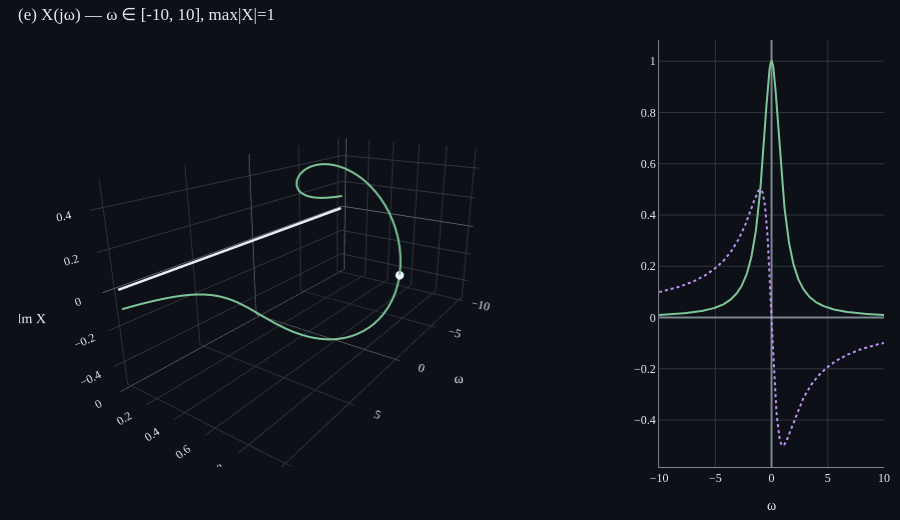

The notebook cell this image was saved under:
### Markdown cell above
### F1 — Causal exp `e^(-t)·u(t)` (비대칭)

이론값: X(jω) = 1/(1+jω). 비대칭 신호 → trail이 ω축을 따라 *4사분면을 휘감으며* 줄어듦.

* ω = 0:  X = 1
* ω = +1: X = 0.5 − 0.5j
* ω = +∞: X → 0
* 음의 ω 쪽도 대칭(켤레): X(−jω) = X̄(jω). 비대칭 신호의 *위상이 ω의 부호에 따라 반대*.

### Code cell
sig = signals.decaying_exp(rate=1.0)
an = FourierAnalyzer(sig, t_min=0.0, t_max=20.0, n_samples=4000)
omegas, X = an.spectrum(omega_min=-10.0, omega_max=10.0, n_omega=400)

p = SpectrumPlot(view='re_im', show_inset=True)
p.show_spectrum(omegas, X)
p.figure.show()

### Figure 1 — Plotly figure (JSON) as saved in the notebook; plotly's stock layout.template omitted (floating-point values rounded to 4 significant figures; data arrays with more than 128 entries replaced by an {"elided": "..."} marker saying what was removed)
{"data": [{"line": {"color": "#e6edf3", "width": 5}, "mode": "lines", "name": "t-axis", "opacity": 1.0, "scene": "scene", "showlegend": false, "type": "scatter3d", "x": [-10.0, 10.0], "y": [0.0, 0.0], "z": [0.0, 0.0]}, {"line": {"color": "#7ec699", "width": 4}, "mode": "lines", "name": "X(jω)", "type": "scatter3d", "x": {"elided": "400 float values"}, "y": {"elided": "400 float values"}, "z": {"elided": "400 float values"}}, {"marker": {"color": "#f0f6fc", "size": 5}, "mode": "markers", "name": "ω=0", "type": "scatter3d", "x": [0.02506], "y": [0.9994], "z": [-0.02505]}, {"line": {"color": "#7ec699", "width": 2}, "mode": "lines", "name": "Re X", "type": "scatter", "x": {"elided": "400 float values"}, "xaxis": "x", "y": {"elided": "400 float values"}, "yaxis": "y"}, {"line": {"color": "#bf91f3", "dash": "dot", "width": 2}, "mode": "lines", "name": "Im X", "type": "scatter", "x": {"elided": "400 float values"}, "xaxis": "x", "y": {"elided": "400 float values"}, "yaxis": "y"}], "layout": {"font": {"color": "#e6edf3", "family": "serif", "size": 12}, "height": 520, "margin": {"b": 10, "l": 10, "r": 10, "t": 40}, "paper_bgcolor": "#0d1117", "plot_bgcolor": "#0d1117", "scene": {"aspectmode": "manual", "aspectratio": {"x": 2.0, "y": 1.0, "z": 1.0}, "camera": {"eye": {"x": 2.2, "y": 1.5, "z": 0.9}}, "domain": {"x": [0.0, 0.7], "y": [0.0, 1.0]}, "xaxis": {"backgroundcolor": "#0d1117", "color": "#e6edf3", "gridcolor": "#30363d", "showbackground": true, "title": {"text": "ω"}, "zerolinecolor": "#7d8590"}, "yaxis": {"backgroundcolor": "#0d1117", "color": "#e6edf3", "gridcolor": "#30363d", "showbackground": true, "title": {"text": "Re X"}, "zerolinecolor": "#7d8590"}, "zaxis": {"backgroundcolor": "#0d1117", "color": "#e6edf3", "gridcolor": "#30363d", "showbackground": true, "title": {"text": "Im X"}, "zerolinecolor": "#7d8590"}}, "showlegend": false, "title": {"font": {"color": "#e6edf3"}, "text": "(e) X(jω) — ω ∈ [-10, 10], max|X|=1", "x": 0.02, "xanchor": "left"}, "xaxis": {"anchor": "y", "color": "#e6edf3", "domain": [0.74, 1.0], "gridcolor": "#30363d", "linecolor": "#7d8590", "showgrid": true, "title": {"text": "ω"}, "zeroline": true, "zerolinecolor": "#7d8590"}, "yaxis": {"anchor": "x", "color": "#e6edf3", "domain": [0.0, 1.0], "gridcolor": "#30363d", "linecolor": "#7d8590", "showgrid": true, "title": {"text": ""}, "zeroline": true, "zerolinecolor": "#7d8590"}}}
